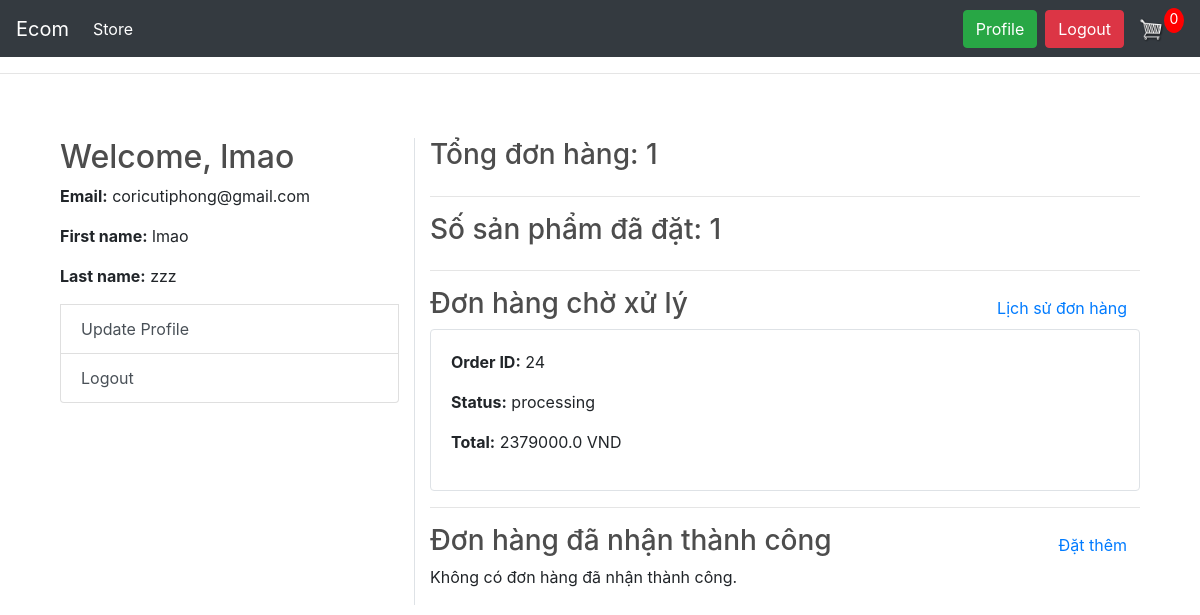
/users/profile/ (signed in), run on an earlier commit of the app's database.
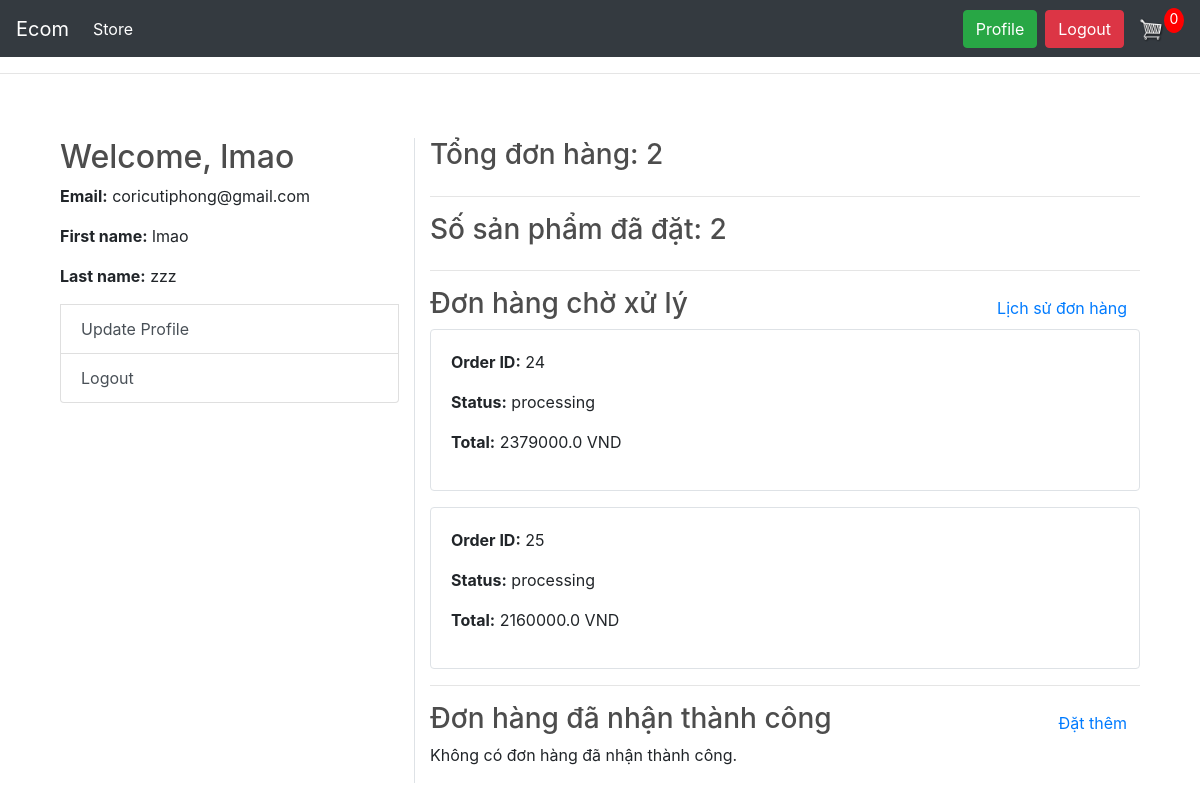
And on a later commit of the database.
### orders/models.py (models this page shows, shortened)
class Order(models.Model):
    STATUS_CHOICES = [
        ('in_progress', 'In Progress'),
        ('completed', 'Completed'),
    ]
    user = models.ForeignKey(settings.AUTH_USER_MODEL, on_delete=models.CASCADE)
    cart = models.OneToOneField('cart.Cart', on_delete=models.CASCADE)
    coupon = models.ForeignKey(Coupon, on_delete=models.SET_NULL, blank=True, null=True)
    status = models.CharField(max_length=20, choices=STATUS_CHOICES, default='in_progress')
    ordered_date = models.DateTimeField(default=timezone.now)
    def get_total(self):
        total = sum(item.total_price() for item in self.cart.items.all())
        if self.coupon:
            total -= self.coupon.amount
        return total

### cart/models.py (models this page shows, shortened)
class Cart(models.Model):
    cart_id = models.CharField(max_length=250, unique=True)
    user = models.ForeignKey(User, on_delete=models.CASCADE, null=True, blank=True)
    created_at = models.DateTimeField(auto_now_add=True)
    updated_at = models.DateTimeField(auto_now=True)
    @property
    def items(self):
        return self.cart_items.all()

class CartItem(models.Model):
    cart = models.ForeignKey(Cart, on_delete=models.CASCADE, related_name='cart_items')  # Liên kết với giỏ hàng
    product = models.ForeignKey(Product, on_delete=models.CASCADE)  # Liên kết với sản phẩm
    quantity = models.PositiveIntegerField(default=1)
    is_active = models.BooleanField(default=True)
    def total_price(self):
        return self.product.price * self.quantity

### products/models.py (models this page shows, shortened)
class Product(models.Model):
    id = models.AutoField(primary_key=True)  # Trường id, tự động tăng
    name = models.CharField(max_length=200)  # Tên sản phẩm
    slug = models.SlugField(max_length=200, unique=True, blank=True)  # Tạo slug từ tên sản phẩm
    category = models.ForeignKey(
        Category, on_delete=models.SET_NULL, null=True, blank=True, related_name='products'
    )  # Liên kết với danh mục
    price = models.FloatField()  # Giá sản phẩm
    description = models.TextField(null=True, blank=True)  # Mô tả sản phẩm
    image = models.ImageField(null=True, blank=True, upload_to='products/')  # Ảnh sản phẩm
    stock = models.PositiveIntegerField(default=0)  # Số lượng sản phẩm trong kho
    image_1 = models.ImageField(upload_to='products/', null=True, blank=True)
    image_2 = models.ImageField(upload_to='products/', null=True, blank=True)
    image_3 = models.ImageField(upload_to='products/', null=True, blank=True)

### users/views.py (the view)
# urls.py: path('profile/', views.profile_view, name='profile'),
@login_required(login_url='login')
def profile_view(request):
    if request.role not in ['Admin', 'User']:
        return redirect('login')
    orders = request.user.get_orders()
    total_products_bought = sum(cart_item.quantity for order in orders for cart_item in order.cart.items.all())
    completed_orders = orders.filter(status='completed')[:5]
    pending_orders = orders.filter(status='processing')[:5]
    total_orders = orders.count()
    return render(request, 'profile.html', {
        'total_orders': total_orders,
        'total_products_bought': total_products_bought,
        'completed_orders': completed_orders,
        'pending_orders': pending_orders
    })

### users/models.py (called while the page is built)
    def get_orders(self):
        return self.order_set.all()

### templates/profile.html (shortened to what this page needs)
{% extends "base.html" %}
{% block content %}
    <div class="container-fluid mt-4">
        <div class="row">
            <div class="col-md-4 border-right">
                <h2>Welcome, {{ user.first_name }}</h2>
                <div class="list-group">
                    <p><strong>Email:</strong> {{ user.email }}</p>
                    <p><strong>First name:</strong> {{ user.first_name }}</p>
                    <p><strong>Last name:</strong> {{ user.last_name }}</p>
                    <a href="{% url 'profile_update' %}" class="list-group-item list-group-item-action">Update Profile</a>
                    <a href="{% url 'logout' %}" class="list-group-item list-group-item-action">Logout</a>
                </div>
            </div>
            <div class="col-md-8">
                <div class="d-flex justify-content-between align-items-center">
                    <h3>Tổng đơn hàng: {{ total_orders }}</h3>
                </div>
                <hr>
                <div class="d-flex justify-content-between align-items-center">
                    <h3>Số sản phẩm đã đặt: {{ total_products_bought }}</h3>
                </div>
                <hr>
                <div>
                    <div class="d-flex justify-content-between align-items-center">
                        <h3>Đơn hàng chờ xử lý</h3>
                        <a href="{% url 'order-history' %}" class="btn btn-link">Lịch sử đơn hàng</a>
                    </div>
                    {% for order in pending_orders %}
                        <div class="card mb-3 border">
                            <div class="card-body">
                                <p><strong>Order ID:</strong> {{ order.id }}</p>
                                <p><strong>Status:</strong> {{ order.status }}</p>
                                <p><strong>Total:</strong> {{ order.get_total }} VND</p>
                            </div>
                        </div>
                    {% empty %}
                        <p>Không có đơn hàng chờ xử lý.</p>
                    {% endfor %}
                </div>
                <hr>
                <div>
                    <div class="d-flex justify-content-between align-items-center">
                        <h3>Đơn hàng đã nhận thành công</h3>
                        <a href="{% url 'cart' %}" class="btn btn-link">Đặt thêm</a>
                    </div>
                    {% for order in completed_orders %}
                        <div class="card mb-3 border">
                            <div class="card-body">
                                <p><strong>Order ID:</strong> {{ order.id }}</p>
                                <p><strong>Status:</strong> {{ order.status }}</p>
                                <p><strong>Total:</strong> {{ order.get_total }} VND</p>
                            </div>
                        </div>
                    {% empty %}
                        <p>Không có đơn hàng đã nhận thành công.</p>
                    {% endfor %}
                </div>
            </div>
        </div>
    </div>
{% endblock %}

What changed in the data, as far as the page shows it:
added Order: id "25", status "processing", get_total "2160000.0"
Also different on the page:
{{ total_orders }}: "1" → "2"
{{ total_products_bought }}: "1" → "2"
